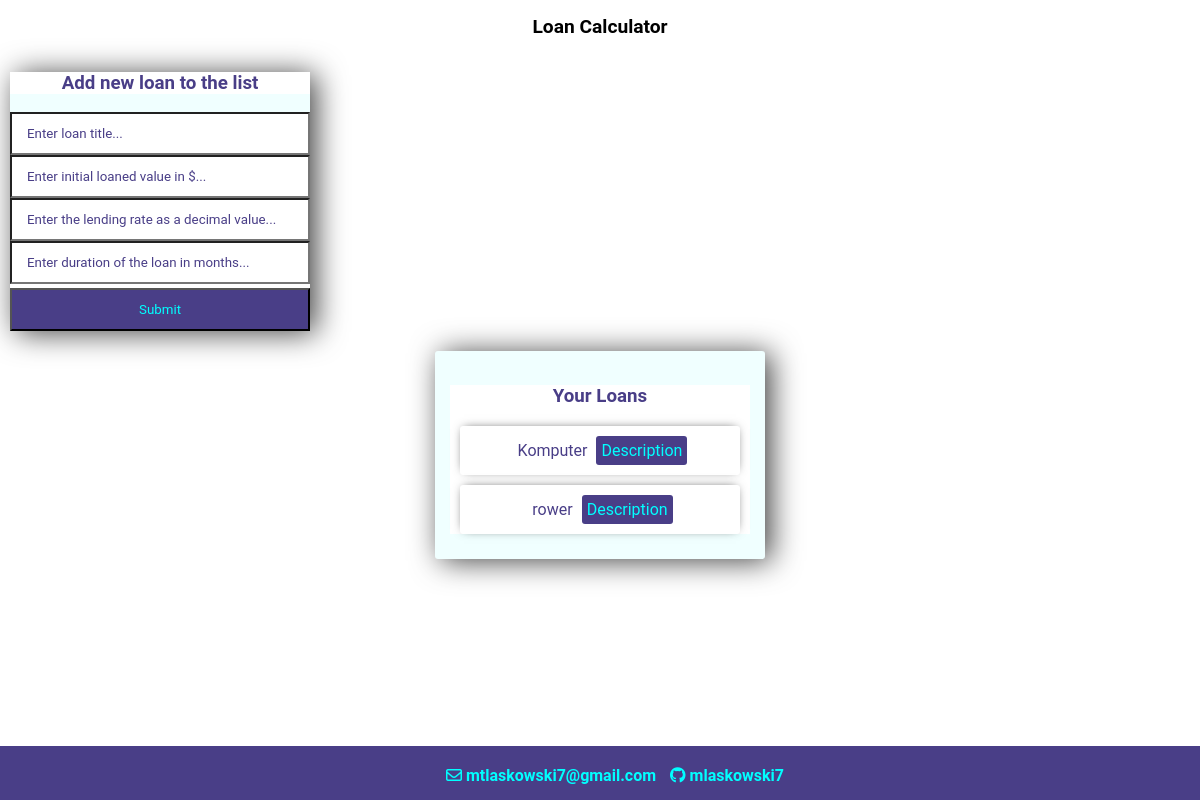
The app's page /, older data.
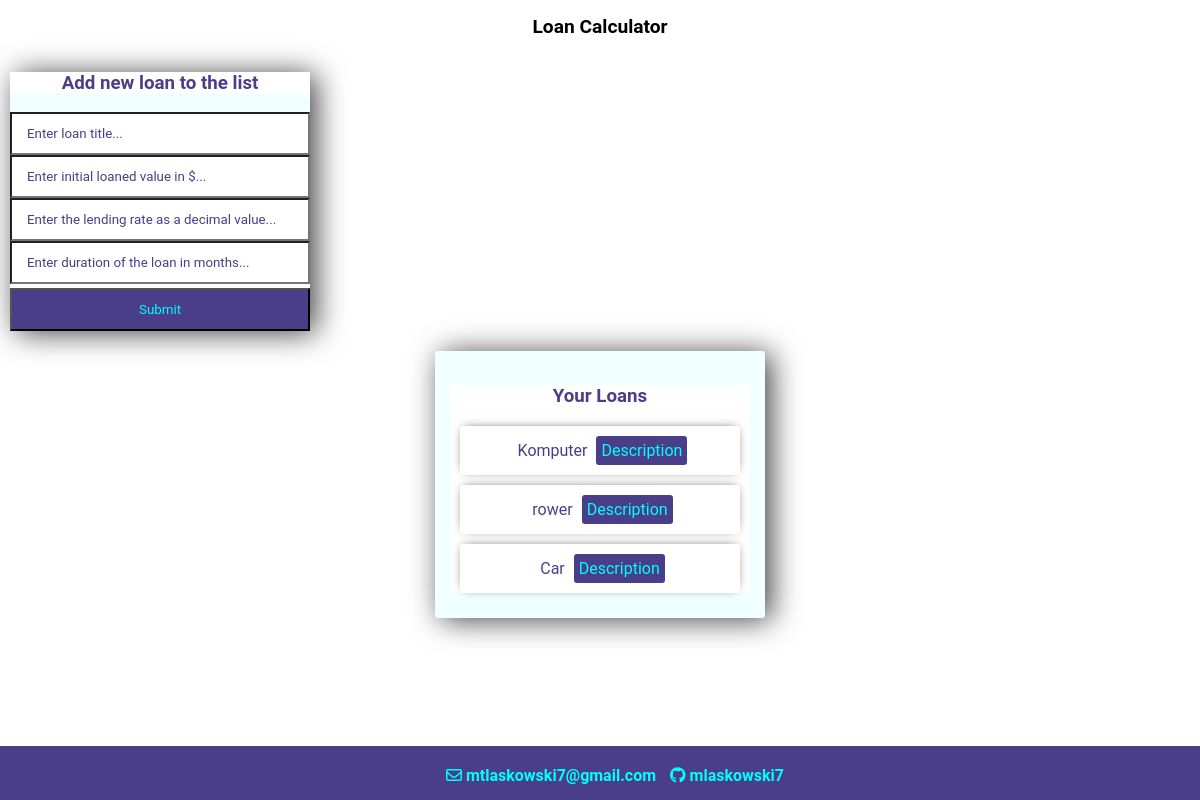
The same page, newer data.
### LoanCalculatorAPI/models.py (models this page shows, shortened)
class Loan(models.Model):
    title = models.CharField(primary_key= True, max_length=200)
    value = models.FloatField(default=0)
    lending_rate = models.FloatField(default=0)
    months = models.FloatField(default=12)
    def __str__(self):
        return self.title

### LoanCalculatorAPI/views.py (the view)
# urls.py: path('',views.index, name= "index"),
def index(request):
    loans = Loan.objects.all()
    form = LoanForm()
    if request.method =='POST':
        form = LoanForm(request.POST)
        if form.is_valid():
            form.save()
        return redirect('/')
    context = {'loans':loans, 'form':form}
    return render(request, "index.html", context)

### LoanCalculatorAPI/forms.py
class LoanForm(forms.ModelForm):
    title = forms.CharField(widget=forms.TextInput(attrs={'placeholder':'Enter loan title...'}))
    value = forms.IntegerField(widget = forms.NumberInput(attrs={'placeholder':'Enter initial loaned value in $...'}))
    lending_rate = forms.FloatField(widget = forms.NumberInput(attrs={'placeholder':'Enter the lending rate as a decimal value...'}))
    months = forms.IntegerField(widget = forms.NumberInput(attrs={'placeholder':'Enter duration of the loan in months...'}))
    class Meta:
        model = Loan
        fields = ('title','value','lending_rate','months')

### LoanCalculatorAPI/templates/index.html (shortened to what this page needs)
{% extends 'base/base.html'%}
{% block content %}
<div class="left-column">
    <h3>Add new loan to the list</h3>
    <form method="post">
        {{form.title}}
        <br>
        {{form.value}}
        <br>
        {{form.lending_rate}}
        <br>
        {{form.months}}
        <input class="button" type="submit" name="Create Loan" value="Submit">
    </form>
</div>
<div class="center-column">
    <div>
        <h3>Your Loans</h3>
        {% for loan in loans %}
            <div class="item-row">
                <span>{{loan}}</span>
                <span style="margin-right: 0;"><a class="button" href="{% url 'loan_description' loan.title %}" style="margin-right: 0%; padding: 5px; border-radius: 3px;">Description</a></span>
            </div>
        {% endfor %}
    </div>
</div>
{% endblock %}

Row changes from the older to the newer data that the page shows:
added Loan: title "Car"
